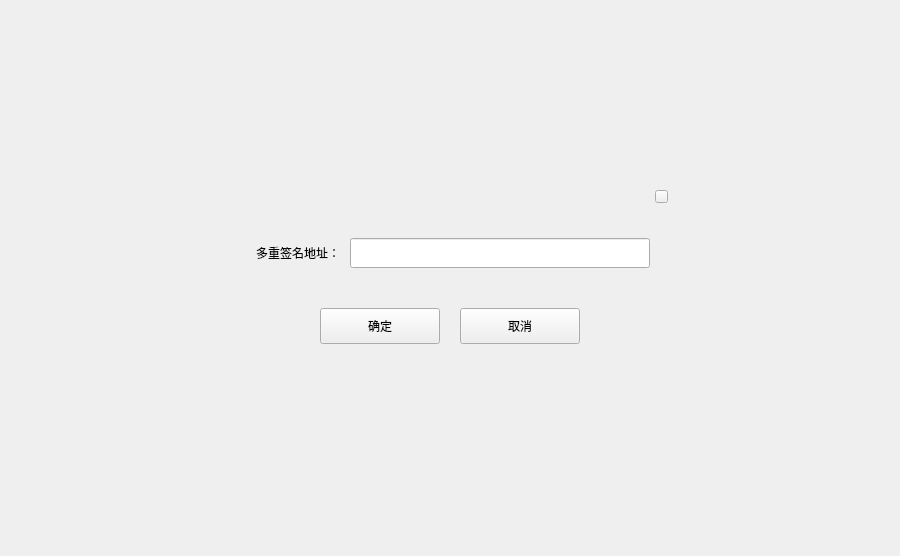
<?xml version="1.0" encoding="UTF-8"?>
<ui version="4.0">
 <class>AddMultiSigDialog</class>
 <widget class="QDialog" name="AddMultiSigDialog">
  <property name="geometry">
   <rect>
    <x>0</x>
    <y>0</y>
    <width>900</width>
    <height>556</height>
   </rect>
  </property>
  <property name="windowTitle">
   <string>Dialog</string>
  </property>
  <widget class="QWidget" name="widget" native="true">
   <property name="geometry">
    <rect>
     <x>0</x>
     <y>0</y>
     <width>900</width>
     <height>556</height>
    </rect>
   </property>
   <widget class="QWidget" name="containerWidget" native="true">
    <property name="geometry">
     <rect>
      <x>220</x>
      <y>178</y>
      <width>460</width>
      <height>200</height>
     </rect>
    </property>
    <property name="font">
     <font>
      <family>Microsoft YaHei UI Light</family>
     </font>
    </property>
    <widget class="QLabel" name="label">
     <property name="geometry">
      <rect>
       <x>0</x>
       <y>60</y>
       <width>120</width>
       <height>30</height>
      </rect>
     </property>
     <property name="text">
      <string>多重签名地址：</string>
     </property>
     <property name="alignment">
      <set>Qt::AlignRight|Qt::AlignTrailing|Qt::AlignVCenter</set>
     </property>
    </widget>
    <widget class="QLineEdit" name="multiSigAddressLineEdit">
     <property name="geometry">
      <rect>
       <x>130</x>
       <y>60</y>
       <width>300</width>
       <height>30</height>
      </rect>
     </property>
    </widget>
    <widget class="QToolButton" name="cancelBtn">
     <property name="geometry">
      <rect>
       <x>240</x>
       <y>130</y>
       <width>120</width>
       <height>36</height>
      </rect>
     </property>
     <property name="font">
      <font>
       <family>Microsoft YaHei UI Light</family>
      </font>
     </property>
     <property name="cursor">
      <cursorShape>PointingHandCursor</cursorShape>
     </property>
     <property name="focusPolicy">
      <enum>Qt::NoFocus</enum>
     </property>
     <property name="styleSheet">
      <string notr="true"/>
     </property>
     <property name="text">
      <string>取消</string>
     </property>
    </widget>
    <widget class="QToolButton" name="okBtn">
     <property name="geometry">
      <rect>
       <x>100</x>
       <y>130</y>
       <width>120</width>
       <height>36</height>
      </rect>
     </property>
     <property name="font">
      <font>
       <family>Microsoft YaHei UI Light</family>
      </font>
     </property>
     <property name="cursor">
      <cursorShape>PointingHandCursor</cursorShape>
     </property>
     <property name="focusPolicy">
      <enum>Qt::NoFocus</enum>
     </property>
     <property name="styleSheet">
      <string notr="true"/>
     </property>
     <property name="text">
      <string>确定</string>
     </property>
    </widget>
    <widget class="QToolButton" name="closeBtn">
     <property name="geometry">
      <rect>
       <x>435</x>
       <y>12</y>
       <width>13</width>
       <height>13</height>
      </rect>
     </property>
     <property name="cursor">
      <cursorShape>PointingHandCursor</cursorShape>
     </property>
     <property name="focusPolicy">
      <enum>Qt::NoFocus</enum>
     </property>
     <property name="styleSheet">
      <string notr="true"/>
     </property>
     <property name="text">
      <string/>
     </property>
    </widget>
   </widget>
  </widget>
 </widget>
 <resources/>
 <connections/>
</ui>
